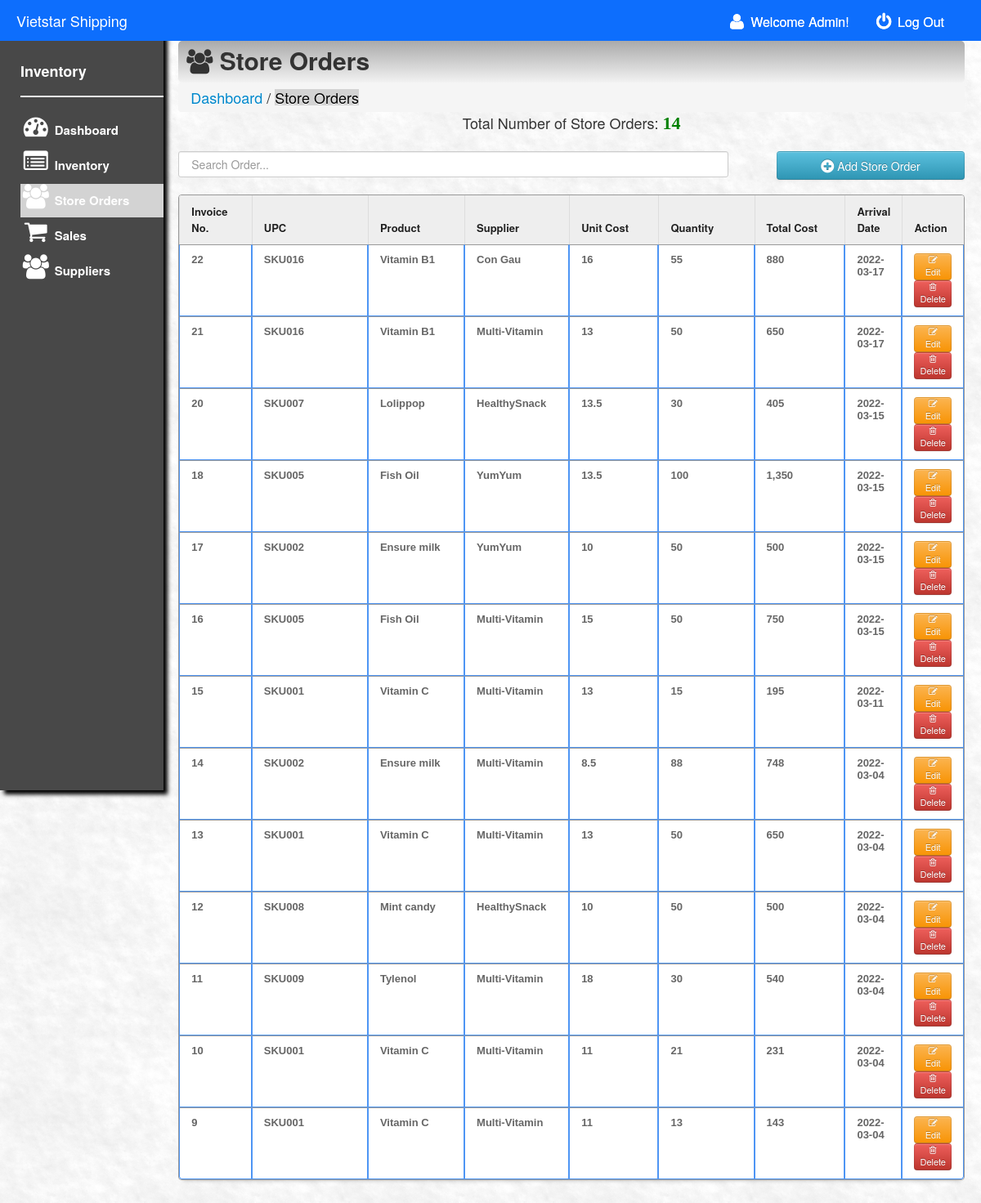
Page /business_portal/main/inventory/purchase.php (signed in) on the committed database.
### tables this page shows
CREATE TABLE `purchase` (
  `purchase_id` int(11) NOT NULL,
  `supplier_id` int(11) DEFAULT NULL,
  `user_id` int(11) DEFAULT NULL,
  `purchase_date` date DEFAULT NULL,
  `purchase_cost` double DEFAULT NULL,
  `purchase_qty` int(11) DEFAULT NULL,
  `product_id` int(11) NOT NULL
);

CREATE TABLE `products` (
  `product_id` int(11) NOT NULL,
  `product_code` varchar(200) DEFAULT NULL,
  `product_category` varchar(200) DEFAULT NULL,
  `product_name` varchar(200) DEFAULT NULL,
  `unit_price` double DEFAULT NULL,
  `qty_onhand` int(10) DEFAULT NULL,
  `product_location` varchar(100) DEFAULT NULL
);

CREATE TABLE `supliers` (
  `suplier_id` int(11) NOT NULL,
  `suplier_name` varchar(100) NOT NULL,
  `suplier_address` varchar(100) NOT NULL,
  `suplier_contact` varchar(100) NOT NULL,
  `contact_person` varchar(100) NOT NULL,
  `note` varchar(500) NOT NULL
);

### business_portal/main/inventory/function.php (called while the page is built, shortened)
<?php
function getLastSalesinvoice() {
    global $db;
    $result = $db->prepare("SELECT * FROM sales WHERE sales_id = (SELECT MAX(sales_id) FROM sales)");
	$res = $result->execute();
    $row = $result->fetch();
    $invoice_no = $row['invoice_number'];
    return $invoice_no;
}
function createRandomPassword() {
	$current_invoice = getLastSalesinvoice();
	$next_invoice = $current_invoice +1;
	return $next_invoice;
}
function formatMoney($number, $fractional=false) {
    while (true) {
        $replaced = preg_replace('/(-?\d+)(\d\d\d)/', '$1,$2', $number);
        if ($replaced != $number) {
            $number = $replaced;
        } else {
            break;
        }
    }
    return $number;
}
?>

### business_portal/main/inventory/purchase.php (the view, shortened to what this page needs)
<?php
include('../connect.php');
include('function.php');
$finalcode=createRandomPassword();
?>
<html>
<head>
<link href="css/bootstrap.css" rel="stylesheet">
<link rel="stylesheet" type="text/css" href="css/DT_bootstrap.css">
<link rel="stylesheet" href="css/font-awesome.min.css">
<link href="css/bootstrap-responsive.css" rel="stylesheet">
<link href="css/style.css" media="screen" rel="stylesheet" type="text/css" />
<link href="css/navbar.css" media="screen" rel="stylesheet" type="text/css" />
<link href="src/facebox.css" media="screen" rel="stylesheet" type="text/css" />
</head>
<body>
<?php include('navfixed.php');?>
<div class="container-fluid">
      <div class="row-fluid">
	<div class="span2">
	<div class="well sidebar-nav">
			<ul class="nav nav-list">
					<h4>Inventory</span></h4>
					<hr>
					<li><a href="../index.php"><i class="icon-dashboard icon-2x"></i> Dashboard  </a></li>
					<li><a href="products.php"><i class="icon-list-alt icon-2x"></i> Inventory</a></li>
					<li class="active"><a href="purchase.php"><i class="icon-group icon-2x"></i> Store Orders</a> </li>
					<li><a href="sales.php?id=cash&invoice=<?php echo $finalcode ?>"><i class="icon-shopping-cart icon-2x"></i> Sales </a></li>
					<li><a href="supplier.php"><i class="icon-group icon-2x"></i> Suppliers</a></li>
				</ul>
		</div>
	</div>
	<div class="span10">
	<div class="contentheader">
			<i class="icon-group"></i> Store Orders
			</div>
			<ul class="breadcrumb">
			<li><a href="../index.php">Dashboard</a></li> /
			<li class="active">Store Orders</li>
			</ul>
<div style="margin-top: -19px; margin-bottom: 21px;">
			<?php
				$result = $db->prepare("SELECT * FROM purchase");
				$result->execute();
				$rowcount = $result->rowcount();
			?>
			<div style="text-align:center;">
			Total Number of Store Orders: <font color="green" style="font:bold 22px 'Aleo';"><?php echo $rowcount;?></font>
			</div>
</div>
<input type="text" name="filter" style="padding:15px;" id="filter" placeholder="Search Order..." autocomplete="off" />
<a href="addpurchase.php"><Button type="submit" class="btn btn-info" style="float:right; width:230px; height:35px;" /><i class="icon-plus-sign icon-large"></i> Add Store Order</button></a><br><br>
<table class="table table-bordered" id="resultTable" data-responsive="table" style="text-align: left;">
	<thead>
		<tr>
			<th width="10%">Invoice No.</th>
			<th width="18%">UPC</th>
			<th width="14%">Product</th>
			<th width="14%">Supplier</th>
			<th width="14%">Unit Cost</th>
			<th width="14%">Quantity</th>
			<th width="14%">Total Cost</th>
			<th width="14%">Arrival Date</th>
			<th width="14%">Action</th>
		</tr>
	</thead>
	<tbody>
			<?php
				include('../connect.php');
				$result = $db->prepare("SELECT * FROM purchase
				JOIN supliers ON purchase.supplier_id = supliers.suplier_id
				JOIN products ON purchase.product_id = products.product_id
				ORDER BY purchase_id DESC");
				$result->execute();
				for($i=0; $row = $result->fetch(); $i++){
					$total_cost = $row['purchase_cost']*$row['purchase_qty'];
			?>
			<tr class="record">
			<td><?php echo $row['purchase_id']; ?></td>
			<td><?php echo $row['product_code']; ?></td>
			<td><?php echo $row['product_name']; ?></td>
			<td><?php echo $row['suplier_name']; ?></td>
			<td><?php echo $row['purchase_cost']; ?></td>
			<td><?php echo $row['purchase_qty']; ?></td>
			<td><?php echo formatMoney($total_cost); ?></td>
			<td><?php echo $row['purchase_date']; ?></td>
			<td><a  title="Click To Edit Purchase" rel="facebox" href="editpurchase.php?id=<?php echo $row['purchase_id']; ?>"><button class="btn btn-warning btn-mini"><i class="icon-edit"></i> Edit </button></a>
			<a href="#" id="<?php echo $row['purchase_id']; ?>" class="delbutton" title="Click To Delete"><button class="btn btn-danger btn-mini"><i class="icon-trash"></i> Delete</button></a></td>
			</tr>
			<?php
				}
			?>
	</tbody>
</table>
</div>
</div>
</div>
</body>
<?php include('footer.php');?>
</html>

### business_portal/main/inventory/css/style.css (style rules this page uses)
td a { color: darkblue; }
input { border: 1px solid #999; background: #eeeeee; padding: 10px; box-shadow: 0 1px 2px #ddd; -moz-box-shadow: 0 1px 2px #ddd; -webkit-box-shadow: 0 1px 2px #ddd; }
#filter { width: 70%; float: left; }
#resultTable { border-collapse: separate; background-color: #ffffff; border-spacing: 0; max-width: 100%; }
#resultTable { color: #666666; text-shadow: 0 1px 0 #ffffff; width: 100%; border: 1px solid #999999; box-shadow: 0 5px 5px -5px rgba(0, 0, 0, 0.3); margin-top: 13px; }
#resultTable thead tr th { background: none repeat scroll 0 0 #eeeeee; color: #222222; padding: 10px 14px; text-align: left; border-top: 0 none; font-size: 13px; }
#resultTable tbody tr td { font: bold 13px "Arial"; text-align: left; padding: 10px 14px; border-top: 1px solid #999999; }
#resultTable td { padding: 7px; border: #4e95f4 1px solid; }
#resultTable tr { background: #fff; }
.active { background-color: #d3d3d3; }
.breadcrumb .active { color: #000; }

### business_portal/main/inventory/css/navbar.css (style rules this page uses)
.sidebar-nav { padding: 50px 0px; }
.well li { line-height: 20px; list-style: none; }

### business_portal/main/inventory/purchase.php (style rules this page uses)
.well li { line-height: 20px; list-style: none; padding-bottom: 10px; }

### rows in the picture
purchase: purchase_id "22", product.product_code "SKU016", product.product_name "Vitamin B1", supplier.suplier_name "Con Gau", purchase_cost "16", purchase_qty "55", formatMoney($total_cost) "880", purchase_date "2022-03-17"
purchase: purchase_id "21", product.product_code "SKU016", product.product_name "Vitamin B1", supplier.suplier_name "Multi-Vitamin", purchase_cost "13", purchase_qty "50", formatMoney($total_cost) "650", purchase_date "2022-03-17"
purchase: purchase_id "20", product.product_code "SKU007", product.product_name "Lolippop", supplier.suplier_name "HealthySnack", purchase_cost "13.5", purchase_qty "30", formatMoney($total_cost) "405", purchase_date "2022-03-15"
purchase: purchase_id "18", product.product_code "SKU005", product.product_name "Fish Oil", supplier.suplier_name "YumYum", purchase_cost "13.5", purchase_qty "100", formatMoney($total_cost) "1,350", purchase_date "2022-03-15"
purchase: purchase_id "17", product.product_code "SKU002", product.product_name "Ensure milk", supplier.suplier_name "YumYum", purchase_cost "10", purchase_qty "50", formatMoney($total_cost) "500", purchase_date "2022-03-15"
purchase: purchase_id "16", product.product_code "SKU005", product.product_name "Fish Oil", supplier.suplier_name "Multi-Vitamin", purchase_cost "15", purchase_qty "50", formatMoney($total_cost) "750", purchase_date "2022-03-15"
purchase: purchase_id "15", product.product_code "SKU001", product.product_name "Vitamin C", supplier.suplier_name "Multi-Vitamin", purchase_cost "13", purchase_qty "15", formatMoney($total_cost) "195", purchase_date "2022-03-11"
purchase: purchase_id "14", product.product_code "SKU002", product.product_name "Ensure milk", supplier.suplier_name "Multi-Vitamin", purchase_cost "8.5", purchase_qty "88", formatMoney($total_cost) "748", purchase_date "2022-03-04"
purchase: purchase_id "13", product.product_code "SKU001", product.product_name "Vitamin C", supplier.suplier_name "Multi-Vitamin", purchase_cost "13", purchase_qty "50", formatMoney($total_cost) "650", purchase_date "2022-03-04"
purchase: purchase_id "12", product.product_code "SKU008", product.product_name "Mint candy", supplier.suplier_name "HealthySnack", purchase_cost "10", purchase_qty "50", formatMoney($total_cost) "500", purchase_date "2022-03-04"
purchase: purchase_id "11", product.product_code "SKU009", product.product_name "Tylenol", supplier.suplier_name "Multi-Vitamin", purchase_cost "18", purchase_qty "30", formatMoney($total_cost) "540", purchase_date "2022-03-04"
purchase: purchase_id "10", product.product_code "SKU001", product.product_name "Vitamin C", supplier.suplier_name "Multi-Vitamin", purchase_cost "11", purchase_qty "21", formatMoney($total_cost) "231", purchase_date "2022-03-04"
purchase: purchase_id "9", product.product_code "SKU001", product.product_name "Vitamin C", supplier.suplier_name "Multi-Vitamin", purchase_cost "11", purchase_qty "13", formatMoney($total_cost) "143", purchase_date "2022-03-04"

### other values in the picture
$name "Admin"
$rowcount "14"
